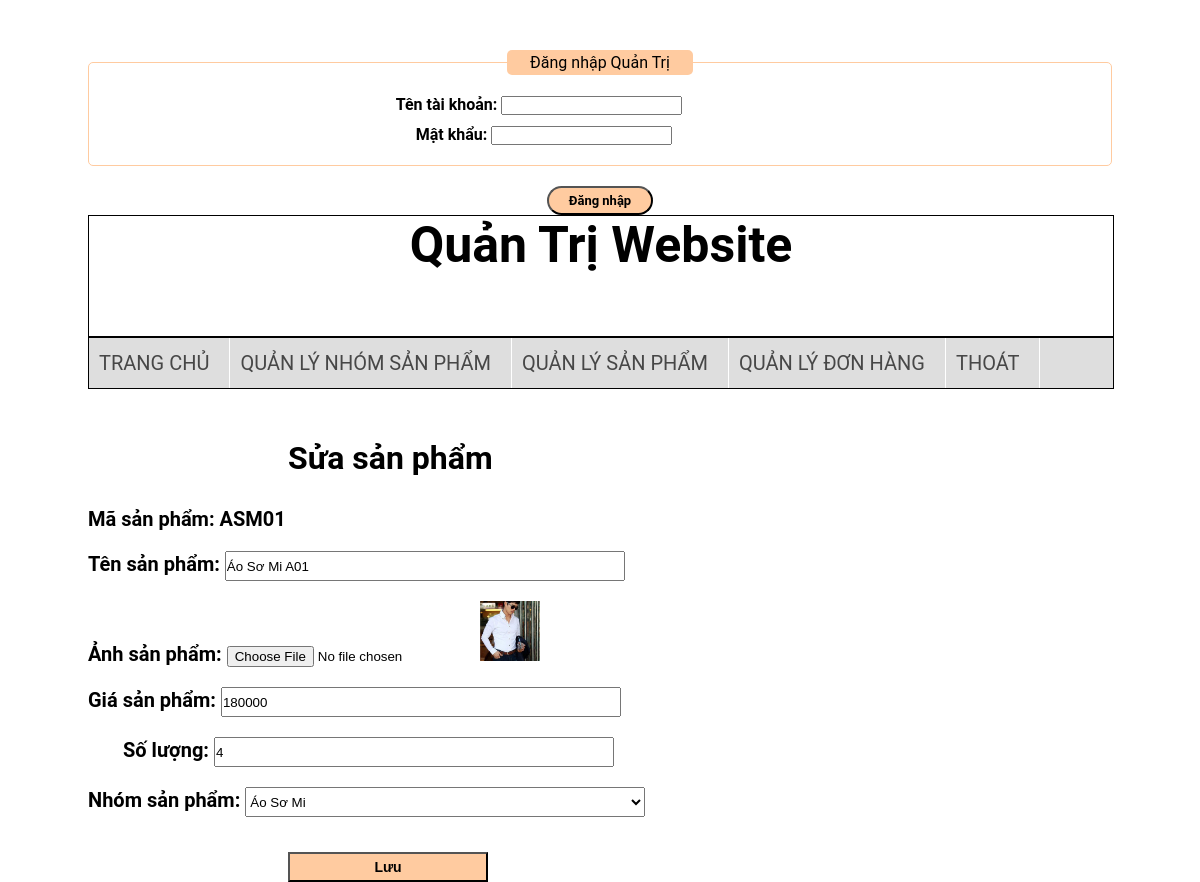
The page /menshop/suasp.php?suasp=ASM01 on the database its author committed.
### tables this page shows
CREATE TABLE `sanpham` (
  `masp` varchar(20) NOT NULL,
  `manhom` varchar(20) NOT NULL,
  `tensp` varchar(50) NOT NULL,
  `anhsp` varchar(50) NOT NULL,
  `gia` int(11) NOT NULL,
  `soluong` int(11) NOT NULL,
  `khuyenmai` int(11) NOT NULL
);

### menshop/suasp.php (the view, shortened to what this page needs)
<?php
    if(isset($_SESSION['admin'])){
    }else {
        include_once('loginAdmin.php');
    }
?>
<html>
	<head>
	   	<link rel="stylesheet" type="text/css" href="css/style.css" title="style">
	</head>
	<body>
        <div class="container">
            <div class="header_qt">Quản Trị Website</div>
            <div class="menu_qt">
                <ul>
                    <li><a href="admin.php" style="font-size: 20px; padding-right:20px;">Trang Chủ</a></li>
                    <li><a href="quanlynsp.php" style="font-size: 20px; padding-right:20px;">Quản lý nhóm sản phẩm</a></li>
                    <li><a href="quanlysp.php" style="font-size: 20px; padding-right:20px;">Quản lý sản phẩm</a></li>
                    <li><a href="quanlydh.php" style="font-size: 20px; padding-right:20px;">Quản lý đơn hàng</a></li>
                    <li><a href="logoutadmin.php" style="font-size: 20px; padding-right:20px;">Thoát</a></li>
                </ul>
            </div>
            <div class="conten_qt">
                <?php
                    include('includes/mysqli_connect.php');
                    $masp = $_GET['suasp'];
                    $r_suasp = mysqli_query($dbc,"select * from sanpham where masp = '".$masp."'");
                    $row = mysqli_fetch_array($r_suasp);
                ?>
                 <form action="" method="POST" enctype="multipart/form-data">
                    <h1 style="margin-left: 200px; margin-top: 50px;">Sửa sản phẩm</h1>
                   <div style="margin-top: 30px;">
                        <label for="tennhom" style="font-size: 20px;">Mã sản phẩm: <?php echo $row['masp']?></label>
                    </div>
                    <div style="margin-top: 20px;">
                        <label for="tennhom"  style="font-size: 20px;">Tên sản phẩm:
                        <input type="text" tabindex="3" name="tsp" value="<?php echo $row['tensp']?>" style="width: 400; height: 30px;"/></label>
                    </div>
                    <div style="margin-top: 20px;">
                        <label for="tennhom" style="font-size: 20px;">Ảnh sản phẩm:
                        <input type="file" tabindex="3" name="asp"/><img src="/menshop/images/<?php echo $row['anhsp']?>" style="width: 60px; height: 60px;"/> </label>
                    </div>
                    <div style="margin-top: 20px;">
                         <label for="tennhom" style="font-size: 20px;">Giá sản phẩm:
                         <input type="text" tabindex="4" name="gsp" value="<?php echo $row['gia']?>" style="width: 400; height: 30px;"/></label>
                    </div>
                    <div style="margin-top: 20px;">
                        <label for="tennhom" style="font-size: 20px; margin-left: 35px;">Số lượng:
                        <input type="text" tabindex="5" name="sl" value="<?php echo $row['soluong']?>" style="width: 400; height: 30px;"/></label>
                    </div>
                    <div style="margin-top: 20px;">
                         <?php
                                $query = mysqli_query($dbc,"select * from nhomsp");
                            ?>
                         <label for="tennhom" style="font-size: 20px;">Nhóm sản phẩm:
                             <select name="nhomsp" style="width: 400; height: 30px;">
                             <?php
                                while($row1 = mysqli_fetch_array($query)){
                                    if($row['manhom'] == $row1['manhom']){
                             ?>
                                <option selected="selected" value="<?php echo $row1['manhom']?>"><?php echo $row1['tennhom']?></option>
                             <?php
                                }else {
                              ?>
                                 <option value="<?php echo $row1['manhom']?>"><?php echo $row1['tennhom']?></option>
                              <?php }
                                }
                              ?>
                             </select>
                         </label>
                    </div>
                     <button name="sua" value="Sửa" style="margin-left: 200px; margin-top: 30px; background: #FFCBA0; height: 30px; width: 200px; font-weight: bold; border-radius: 28; text-align: center; font-size: 14px;">Lưu</button>
                </form>
            </div>
        </div>
    </body>
 </html>

### menshop/css/style.css (style rules this page uses)
body { font-family: "Roboto","segoe ui",Helvetica,Arial,sans-serif; }
* { margin: 0; padding: 0 }
.container { width: 1024px; height: auto; margin: auto; }
.header_qt { width: 1024px;height: 120px; border: 1px solid; font-size: 50px; text-align: center; font-weight: bold; }
.menu_qt { width: 1024px; height: 50px; background:#DEDEDE; border: 1px solid }
.menu_qt ul { width: 1024px; height: 50px; list-style: none; float: left; }
.menu_qt ul li { float: left; line-height: 50px; margin-left: 10px; position: relative; text-align: center; }
.menu_qt ul li a { text-decoration: none; color: #000; display: block; float: left;color: #474747;border-right: 1px solid #fff; text-transform: uppercase; white-space: nowrap; }
label { display: block;width:30em; font-weight: bold;margin: 0px 15px 5px 0px; }

### rows shown on the page
sanpham: masp "ASM01", tsp "Áo Sơ Mi A01", anhsp (picture), gsp "180000", sl "4"

### other values the page prints
form field nhomsp "Áo Sơ Mi"
